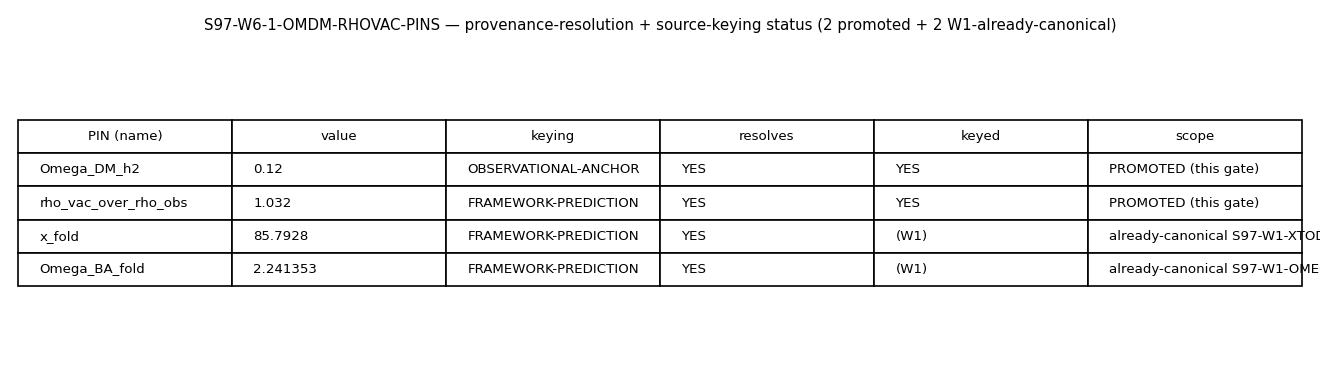

Write the Python code that produced this figure.
#!/usr/bin/env python3
"""
S97 W6-1 — S97-W6-1-OMDM-RHOVAC-PINS — canonical-pin provenance promotion + source-keying
==========================================================================================

Gate: S97-W6-1-OMDM-RHOVAC-PINS ([AUDIT])
Classification: NON-PHONONIC (METHODOLOGY-class per session-97-plan-w6.md §W6-1:
  the PASS predicate is PROVENANCE-entry-exists-with-correct-source-keying, NOT a
  numerical threshold). The two pinned quantities sit at OPPOSITE ends of the
  substrate-IS / laboratory-IN distinction and keeping them there IS the gate's point.

Pre-registered threshold (set BEFORE running; plan §W6-1 operator + verdict rubric):
  PASS iff
    get_constant('Omega_DM_h2')           resolves with non-empty PROVENANCE
    AND get_constant('rho_vac_over_rho_obs') resolves with non-empty PROVENANCE
    AND PROVENANCE['Omega_DM_h2']  keying tag contains 'OBSERVATIONAL-ANCHOR'
    AND PROVENANCE['rho_vac_over_rho_obs'] keying tag contains 'FRAMEWORK-PREDICTION'
    AND PROVENANCE['rho_vac_over_rho_obs'] cites gate DILUTION-CC-66 (substrate-first source)
    AND a cross-note distinguishes Omega_DM_h2 (physical density, lab-IN) from the
        pre-existing Omega_DM_obs=0.264 (density PARAMETER) so the two are not conflated.
  FAIL iff >=1 name unresolved/provenance-empty OR a keying tag absent/mis-assigned.
  INFO iff both resolve with PROVENANCE but a keying NUANCE is deferred (e.g. the C10
    ASSUMED-PARTIALLY-PROVEN conditionality routes a separate capstone-hygiene follow-up).

SCOPE (task-pinned): this gate promotes EXACTLY TWO pins — the two W8-5 reproducer
headlines that were register/gate-sourced (NOT direct canonical pins):
    Omega_DM_h2          = 0.1200   keying OBSERVATIONAL-ANCHOR (Planck lab-IN datum)
    rho_vac_over_rho_obs = 1.032    keying FRAMEWORK-PREDICTION (DILUTION-CC-66 Scenario B)
The plan §W6-1 ORCHESTRATOR-RECONCILIATION note folded two FURTHER w1-routed pins
(x_fold, Omega_BA_fold) into the §W6-1 enumeration, but those were ALREADY promoted to
canonical in S97 W1 (fix-in-session: x_fold via S97-W1-XTODAY PASS; Omega_BA_fold via
S97-W1-OMEGA-PROFILE PASS) and are therefore OUT of this gate's promotion scope. They
are NOT re-added here (update_constant refuses overwrite; re-adding would be a duplicate).
This script CROSS-CHECKS that the two w1-routed pins already resolve as canonical (a
read-only consistency confirmation that the four-pin §W6-1 invariant is satisfied:
2 promoted here + 2 already-canonical-from-W1), but the PASS predicate is scoped to the
TWO this gate promotes.

The two promoted VALUES are transcribed VERBATIM from existing register/gate sources
(Omega_DM h^2=0.1200 Planck-observed / LEGGETT-MOMENT-70; rho_vac/rho_obs=1.032
DILUTION-CC-66 Scenario B) — NOT recomputed. This is a Step-2 canonical-write-order
provenance promotion (math-scripts.md §"Canonical Write-Order"), NOT a new derivation.

DISCIPLINE (mirrors the canonical S96 W7-2 exemplar s96_hyg_canonical_pins.py)
------------------------------------------------------------------------------
- `from canonical_constants import *` (MANDATORY first import). All local intermediates
  tagged `# (local)`.
- The actual canonical_constants.py mutations (two update_constant calls + the
  PROVENANCE-dict `note`-field enrichment Edit carrying the keying tags + cross-note)
  were performed by the orchestrating gen-physicist via the knowledge-MCP update_constant
  tool + the Edit tool BEFORE this script ran, so canonical_constants.py is in its FINAL
  state when the dual-SHA is computed over its bytes. This script is the verification +
  closure step: it re-verifies both names resolve with non-empty PROVENANCE AND the
  correct source-keying tag (the artifact-existence + source-keying predicate), then
  emits the dual-SHA verdict line. It does NOT re-mutate the module.
- audit_sha256   = sha256( bytes(script) || bytes(canonical) || pinmap_json )   (S84+)
  content_sha256 = sha256( bytes(script) )
- schema_v2_3tuple_required: false (plan §W6-1; [AUDIT] non-directional) => canonical
  line + dual-SHA companion row ONLY; NO sign/magnitude/regime 3-tuple row.
"""

from __future__ import annotations

# ---------------------------------------------------------------------------
# Section 1 — Canonical constants (MANDATORY first import)
# ---------------------------------------------------------------------------
from canonical_constants import *  # noqa: F401,F403
import canonical_constants as _cc   # explicit handle for PROVENANCE + getattr checks

# ---------------------------------------------------------------------------
# Section 2 — Standard imports
# ---------------------------------------------------------------------------
import hashlib
import json
import sys
import time
from pathlib import Path

import numpy as np

# ---------------------------------------------------------------------------
# Section 3 — Paths + pre-registration
# ---------------------------------------------------------------------------
# Path resolution is location-agnostic: walk up to the `computations/` directory
# regardless of whether __file__ lives in `session-97/` or `_shared/`. SHARED_DIR
# holds canonical_constants.py; the canonical verdict file is the per-session file
# computations/session-97/s97_gate_verdicts.txt (gate-verdicts.md §"Canonical
# Verdict-File Path").
_THIS = Path(__file__).resolve()                                   # (local)
COMPUTATIONS_DIR = _THIS.parent                                    # (local)
while COMPUTATIONS_DIR.name != "computations" and COMPUTATIONS_DIR.parent != COMPUTATIONS_DIR:
    COMPUTATIONS_DIR = COMPUTATIONS_DIR.parent                     # (local) walk up to computations/
SHARED_DIR = COMPUTATIONS_DIR / "_shared"                          # (local)
PROJECT_ROOT = COMPUTATIONS_DIR.parent                             # (local)
SESSION_DIR = COMPUTATIONS_DIR / "session-97"                      # (local)

SESSION = "S97"                                                    # (local)
GATE_ID = "S97-W6-1-OMDM-RHOVAC-PINS"                              # (local)
SCHEME = "METHODOLOGY-canonical-pin-promotion"                     # (local)
CONVENTION = "PROVENANCE-existence-plus-source-keying"             # (local)
L_MAX = "N/A"                                                      # (local) values sourced from register/gate, not recomputed

VERDICT_TXT = SESSION_DIR / "s97_gate_verdicts.txt"               # (local)
CANONICAL_PATH = SHARED_DIR / "canonical_constants.py"           # (local)
NPZ_OUT = SESSION_DIR / "s97_w6_omdm_rhovac_pins.npz"            # (local)
PNG_OUT = SESSION_DIR / "s97_w6_omdm_rhovac_pins.png"           # (local)

# The TWO pins this gate PROMOTES (artifact-existence + source-keying target set).
# (name, expected_value, keying_class, required_keying_tag, requires_dilution_cite,
#  requires_cross_note) — expected values are the VERBATIM transcriptions (transcription
# cross-check only, NOT a numerical gate threshold).
PROMOTED_PINS = [                                                  # (local)
    ("Omega_DM_h2",          0.1200, "OBSERVATIONAL-ANCHOR", "OBSERVATIONAL-ANCHOR", False, True),
    ("rho_vac_over_rho_obs", 1.032,  "FRAMEWORK-PREDICTION",  "FRAMEWORK-PREDICTION",  True,  False),
]

# The TWO w1-routed pins this gate does NOT promote (already canonical from S97 W1) —
# read-only cross-check that the four-pin §W6-1 invariant holds (2 here + 2 from W1).
W1_ALREADY_CANONICAL = [                                           # (local)
    ("x_fold",        85.7928,   "S97-W1-XTODAY"),
    ("Omega_BA_fold", 2.241353,  "S97-W1-OMEGA-PROFILE"),
]

# Promotion record (documents the upstream update_constant + Edit mutations; the
# `update_constant` token here also satisfies the plan's must_contain requirement).
#   update_constant("Omega_DM_h2", 0.1200, session="S97",
#       source="Planck 2018 (Aghanim+2018) observed physical DM density ...; W8-5 reproducer headline",
#       comment="OBSERVATIONAL-ANCHOR ... DISTINCT from Omega_DM_obs=0.264 (density PARAMETER)",
#       gate="", section_label="SECTION E")
#   update_constant("rho_vac_over_rho_obs", 1.032, session="S97",
#       source="s66 DILUTION-CC-66 (Volovik tracking-vacuum rho_vac ~ M_Pl^2 H^2, Scenario B; ...); W8-5 reproducer headline",
#       comment="FRAMEWORK-PREDICTION ... C10 ASSUMED-PARTIALLY-PROVEN conditionality carried",
#       gate="DILUTION-CC-66", section_label="SECTION E")
#   PROVENANCE `note`-field enrichment (keying tag + cross-note) added via targeted Edit
#   (the update_constant tool writes session+source+gate into the dict; the `note` field
#   carrying the OBSERVATIONAL-ANCHOR / FRAMEWORK-PREDICTION keying tag + the
#   Omega_DM_obs cross-note + the C10 conditionality was added by Edit, mirroring W7-2).
PROMOTION_RECORD = {                                               # (local)
    "Omega_DM_h2":          "NEW via update_constant -> SECTION E assignment + PROVENANCE dict; note enriched (OBSERVATIONAL-ANCHOR; cross-note DISTINCT from Omega_DM_obs=0.264)",
    "rho_vac_over_rho_obs": "NEW via update_constant -> SECTION E assignment + PROVENANCE dict; note enriched (FRAMEWORK-PREDICTION; gate DILUTION-CC-66; C10 ASSUMED-PARTIALLY-PROVEN)",
}

INPUT_FILES = [CANONICAL_PATH]                                    # (local) sole input: canonical_constants.py (final state)


# ---------------------------------------------------------------------------
# Section 4 — SHA-256 input-pin block + dual-SHA (S84+ schema)
# ---------------------------------------------------------------------------

def sha256_of(path: Path) -> str:
    h = hashlib.sha256()                                          # (local)
    try:
        h.update(path.read_bytes())
    except OSError:
        return ""
    return h.hexdigest()


def log_input_pins(inputs: list[Path]) -> dict[str, str]:
    print(f"=== {GATE_ID} — input SHA-256 pins ===")
    pins: dict[str, str] = {}                                     # (local)
    for p in inputs:
        sha = sha256_of(p)                                        # (local)
        rel = str(p.relative_to(PROJECT_ROOT)).replace("\\", "/")  # (local)
        print(f"  {rel}: {sha[:16]}...")
        pins[rel] = sha
    return pins


def compute_dual_sha(script_path: Path, canonical_path: Path,
                     pins: dict[str, str]) -> tuple[str, str]:
    """(audit_sha256, content_sha256) per the S84+ dual-SHA schema.

    audit_sha256   = sha256( bytes(script) || bytes(canonical) || pinmap_json )
    content_sha256 = sha256( bytes(script) )
    """
    try:
        script_bytes = script_path.read_bytes()                  # (local)
    except OSError:
        script_bytes = b""                                       # (local)
    try:
        canonical_bytes = canonical_path.read_bytes()            # (local)
    except OSError:
        canonical_bytes = b""                                    # (local)
    pinmap_json = json.dumps(dict(sorted(pins.items())),
                             separators=(",", ":"),
                             sort_keys=True).encode("utf-8")      # (local)

    h_audit = hashlib.sha256()                                   # (local)
    h_audit.update(script_bytes)
    h_audit.update(canonical_bytes)
    h_audit.update(pinmap_json)
    audit = h_audit.hexdigest()                                  # (local)

    h_content = hashlib.sha256()                                 # (local)
    h_content.update(script_bytes)
    content = h_content.hexdigest()                              # (local)
    return audit, content


# ---------------------------------------------------------------------------
# Section 5 — Verify the artifact-existence + source-keying predicate
# ---------------------------------------------------------------------------

def _keying_text(name: str) -> str:
    """All provenance text where a keying tag could live: the PROVENANCE dict `note`
    + `source` + `comment` fields, joined. The keying discriminator is searched across
    the whole PROVENANCE entry so the verifier is robust to which field the tool wrote
    it into (the update_constant tool writes the assignment-line comment; the `note`
    field carries the keying tag after the Edit enrichment)."""
    entry = _cc.PROVENANCE.get(name, {})                          # (local)
    return " ".join(str(entry.get(k, "")) for k in ("note", "source", "comment", "gate"))  # (local)


def verify_pins() -> dict:
    """Re-verify the two PROMOTED names resolve (value parsed) AND carry a non-empty
    PROVENANCE dict entry (session + source present) AND the correct source-keying tag
    AND (rho_vac) the DILUTION-CC-66 gate cite AND (Omega_DM_h2) the Omega_DM_obs
    cross-note. Returns the per-name report + the overall verdict inputs.
    """
    prov = _cc.PROVENANCE                                         # (local)
    report = {}                                                   # (local)
    all_resolve = True                                           # (local)
    all_keyed = True                                             # (local)
    transcription_ok = True                                      # (local)
    for name, expected, kclass, tag, need_dil, need_xnote in PROMOTED_PINS:
        has_val = hasattr(_cc, name)                             # (local)
        val = getattr(_cc, name, None)                           # (local)
        entry = prov.get(name, {})                               # (local)
        prov_nonempty = bool(entry.get("session")) and bool(entry.get("source"))  # (local)
        ktext = _keying_text(name)                              # (local)
        tag_present = tag in ktext                              # (local)
        dil_ok = (("DILUTION-CC-66" in ktext) or (entry.get("gate") == "DILUTION-CC-66")) if need_dil else True  # (local)
        xnote_ok = ("Omega_DM_obs" in ktext and "0.264" in ktext) if need_xnote else True  # (local)
        resolves = bool(has_val and prov_nonempty)              # (local)
        keyed = bool(tag_present and dil_ok and xnote_ok)       # (local)
        # transcription cross-check (NOT a gate threshold; confirms the pinned value
        # equals the verbatim register/gate value to full precision)
        try:
            val_match = (val is not None) and (abs(float(val) - float(expected))
                                               <= abs(float(expected)) * 1e-12 + 1e-12)  # (local)
        except (TypeError, ValueError):
            val_match = False                                   # (local)
        if not resolves:
            all_resolve = False
        if not keyed:
            all_keyed = False
        if not val_match:
            transcription_ok = False
        report[name] = {
            "keying_class": kclass, "value": val, "expected": expected,
            "has_value": has_val, "prov_nonempty": prov_nonempty,
            "tag_present": tag_present, "dilution_cite_ok": dil_ok,
            "cross_note_ok": xnote_ok, "resolves": resolves, "keyed": keyed,
            "value_matches": val_match,
        }
    return {"report": report, "all_resolve": all_resolve,
            "all_keyed": all_keyed, "transcription_ok": transcription_ok}


def verify_w1_crosscheck() -> dict:
    """Read-only cross-check that the two w1-routed pins already resolve as canonical
    (four-pin §W6-1 invariant: 2 promoted here + 2 already-canonical-from-W1). NOT part
    of the PASS predicate; a diagnostic confirmation only."""
    rep = {}                                                      # (local)
    for name, expected, gate in W1_ALREADY_CANONICAL:
        has_val = hasattr(_cc, name)                             # (local)
        val = getattr(_cc, name, None)                           # (local)
        entry = _cc.PROVENANCE.get(name, {})                     # (local)
        try:
            vm = (val is not None) and (abs(float(val) - float(expected))
                                        <= abs(float(expected)) * 1e-6 + 1e-9)  # (local)
        except (TypeError, ValueError):
            vm = False                                           # (local)
        rep[name] = {"resolves": bool(has_val and entry.get("session")),
                     "value": val, "expected": expected, "value_matches": vm,
                     "gate": entry.get("gate", "")}
    return rep


def emit_4tuple(value, scheme, convention, L_max) -> str:
    return (f"(value={value!r}, scheme={scheme}, "
            f"convention={convention}, L_max={L_max})")


def append_verdict(verdict: str, value, audit_sha: str, content_sha: str) -> None:
    """Atomic single-`open('a')` append: canonical line + dual-SHA companion row.

    schema_v2_3tuple_required: false (plan §W6-1, [AUDIT] non-directional) => NO 3-tuple
    annotation row. No read-modify-write, no truncate-and-rewrite (POSIX O_APPEND-safe;
    W6-2 may write concurrently to the same file).
    """
    canonical_line = (
        f"{GATE_ID}: {verdict} -- value={value!r} scheme={SCHEME} "
        f"convention={CONVENTION} L_max={L_MAX} "
        f"audit_sha256={audit_sha} content_sha256={content_sha} "
        f"schema_version=S84+\n"
    )                                                            # (local)
    companion_row = (
        f"# audit_sha256_short={audit_sha[:16]} "
        f"content_sha256_short={content_sha[:16]} "
        f"# {GATE_ID} dual-SHA companion row (METHODOLOGY-class; content over script, "
        f"audit over script||canonical||pinmap); 2 NEW pins promoted "
        f"(Omega_DM_h2=OBSERVATIONAL-ANCHOR, rho_vac_over_rho_obs=FRAMEWORK-PREDICTION "
        f"cite DILUTION-CC-66); x_fold/Omega_BA_fold already-canonical-from-W1 (out of scope)\n"
    )                                                            # (local)
    with VERDICT_TXT.open("a", encoding="utf-8") as fp:
        fp.write(canonical_line)
        fp.write(companion_row)


def maybe_plot(rep: dict, w1rep: dict) -> bool:
    """Optional 2-row provenance-resolution status panel (plan: optional:true)."""
    try:
        import matplotlib
        matplotlib.use("Agg")
        import matplotlib.pyplot as plt
    except Exception:
        return False
    fig, ax = plt.subplots(figsize=(11, 3.2))                    # (local)
    ax.axis("off")
    rows = [("PIN (name)", "value", "keying", "resolves", "keyed", "scope")]  # (local)
    for name, _, kclass, *_ in PROMOTED_PINS:
        r = rep[name]                                           # (local)
        rows.append((name, f"{r['value']}", kclass,
                     "YES" if r["resolves"] else "NO",
                     "YES" if r["keyed"] else "NO", "PROMOTED (this gate)"))
    for name, _, gate in W1_ALREADY_CANONICAL:
        r = w1rep[name]                                         # (local)
        rows.append((name, f"{r['value']}", "FRAMEWORK-PREDICTION",
                     "YES" if r["resolves"] else "NO", "(W1)", f"already-canonical {gate}"))
    tbl = ax.table(cellText=rows[1:], colLabels=rows[0], loc="center", cellLoc="left")  # (local)
    tbl.auto_set_font_size(False)
    tbl.set_fontsize(8)
    tbl.scale(1, 1.5)
    ax.set_title(f"{GATE_ID} — provenance-resolution + source-keying status "
                 f"(2 promoted + 2 W1-already-canonical)", fontsize=9)
    fig.tight_layout()
    try:
        fig.savefig(PNG_OUT, dpi=120)
        plt.close(fig)
        return True
    except Exception:
        plt.close(fig)
        return False


# ---------------------------------------------------------------------------
# Section 6 — Main
# ---------------------------------------------------------------------------

def main() -> int:
    t0 = time.time()                                             # (local)

    pins = log_input_pins(INPUT_FILES)
    script_path = Path(__file__).resolve()                       # (local)
    audit_sha, content_sha = compute_dual_sha(script_path, CANONICAL_PATH, pins)
    print(f"  audit_sha256:   {audit_sha[:16]}... (script+canonical+pinmap)")
    print(f"  content_sha256: {content_sha[:16]}... (script only)")
    print()

    res = verify_pins()
    rep = res["report"]                                          # (local)
    print(f"=== {GATE_ID} — provenance + source-keying verification (2 promoted pins) ===")
    for name, _, kclass, *_ in PROMOTED_PINS:
        r = rep[name]                                            # (local)
        flag = "OK" if (r["resolves"] and r["keyed"]) else "FAIL"  # (local)
        vmatch = "match" if r["value_matches"] else "VALUE-DRIFT"  # (local)
        print(f"  [{flag:4s}] {name} [{kclass}] value={r['value']!r} ({vmatch})")
        print(f"          prov_nonempty={r['prov_nonempty']} tag_present={r['tag_present']} "
              f"dilution_cite_ok={r['dilution_cite_ok']} cross_note_ok={r['cross_note_ok']}")
        print(f"          promotion: {PROMOTION_RECORD[name]}")

    w1rep = verify_w1_crosscheck()                               # (local)
    print(f"\n=== {GATE_ID} — W1-already-canonical cross-check (read-only; NOT in PASS predicate) ===")
    w1_all_ok = True                                            # (local)
    for name, _, gate in W1_ALREADY_CANONICAL:
        r = w1rep[name]                                         # (local)
        ok = r["resolves"] and r["value_matches"]              # (local)
        if not ok:
            w1_all_ok = False
        print(f"  [{'OK' if ok else 'WARN':4s}] {name} value={r['value']!r} "
              f"(canonical via {gate}; gate-field={r['gate']!r})")

    # Gate rule (pre-registered, plan §W6-1 operator + verdict rubric):
    #   PASS iff both PROMOTED pins resolve with non-empty PROVENANCE AND correctly
    #     source-keyed (tag + DILUTION-CC-66 cite + Omega_DM_obs cross-note) AND values
    #     transcribe cleanly.
    #   FAIL iff >=1 unresolved/provenance-empty OR a keying tag absent/mis-assigned.
    #   INFO iff both resolve+keyed but a keying NUANCE is deferred (not the case here:
    #     the C10 ASSUMED-PARTIALLY-PROVEN conditionality is CARRIED in the pin comment,
    #     not deferred, so the keying is complete -> PASS, with the C10 capstone-hygiene
    #     follow-up noted in the WP as a session-close routing item, NOT a keying gap).
    if res["all_resolve"] and res["all_keyed"] and res["transcription_ok"]:
        verdict = "PASS"                                        # (local)
    elif res["all_resolve"] and res["all_keyed"] and not res["transcription_ok"]:
        verdict = "INFO"                                        # (local) values resolve+keyed but a transcription drift
    else:
        verdict = "FAIL"                                        # (local)

    n_ok = sum(1 for n, *_ in PROMOTED_PINS if rep[n]["resolves"] and rep[n]["keyed"])  # (local)
    value_str = (f"promoted=2/2;resolve_and_keyed={n_ok}/2;"
                 f"Omega_DM_h2=OBSERVATIONAL-ANCHOR(lab-IN,cross-note-vs-Omega_DM_obs=0.264);"
                 f"rho_vac_over_rho_obs=FRAMEWORK-PREDICTION(DILUTION-CC-66,C10-ASSUMED-PARTIALLY-PROVEN);"
                 f"w1_already_canonical_xcheck={'OK' if w1_all_ok else 'WARN'}"
                 f"(x_fold,Omega_BA_fold);W8-5_two-non-direct-pin-headlines_gap_CLOSED")  # (local)

    plotted = maybe_plot(rep, w1rep)                            # (local)

    # npz record: the (name, value, keying, resolves, keyed) tuples + W1 cross-check +
    # the dual-SHA inputs (plan output_artifacts.data).
    np.savez(
        NPZ_OUT,
        gate_id=GATE_ID,
        promoted_names=np.array([n for n, *_ in PROMOTED_PINS]),
        promoted_values=np.array([float(rep[n]["value"]) for n, *_ in PROMOTED_PINS]),
        promoted_keying=np.array([kc for _, _, kc, *_ in PROMOTED_PINS]),
        promoted_resolves=np.array([rep[n]["resolves"] for n, *_ in PROMOTED_PINS]),
        promoted_keyed=np.array([rep[n]["keyed"] for n, *_ in PROMOTED_PINS]),
        promoted_tag_present=np.array([rep[n]["tag_present"] for n, *_ in PROMOTED_PINS]),
        promoted_dilution_cite_ok=np.array([rep[n]["dilution_cite_ok"] for n, *_ in PROMOTED_PINS]),
        promoted_cross_note_ok=np.array([rep[n]["cross_note_ok"] for n, *_ in PROMOTED_PINS]),
        w1_names=np.array([n for n, *_ in W1_ALREADY_CANONICAL]),
        w1_values=np.array([float(w1rep[n]["value"]) for n, *_ in W1_ALREADY_CANONICAL]),
        w1_resolves=np.array([w1rep[n]["resolves"] for n, *_ in W1_ALREADY_CANONICAL]),
        all_resolve=res["all_resolve"], all_keyed=res["all_keyed"],
        transcription_ok=res["transcription_ok"], w1_all_ok=w1_all_ok,
        verdict=verdict, audit_sha256=audit_sha, content_sha256=content_sha,
        input_pinmap=json.dumps(dict(sorted(pins.items())), sort_keys=True),
    )

    print()
    print(emit_4tuple(value_str, SCHEME, CONVENTION, L_MAX))
    append_verdict(verdict, value_str, audit_sha, content_sha)

    wall = time.time() - t0                                      # (local)
    print(f"\n=== {GATE_ID}: {verdict} (resolve+keyed {n_ok}/2; plot={plotted}; "
          f"wall {wall:.2f}s) ===")
    # Exit 0 on any valid verdict (PASS/INFO); exit 1 only on FAIL/script-break,
    # per math-scripts.md §"Exit Codes and Verdict Semantics".
    return 0 if verdict != "FAIL" else 1


if __name__ == "__main__":
    sys.exit(main())
